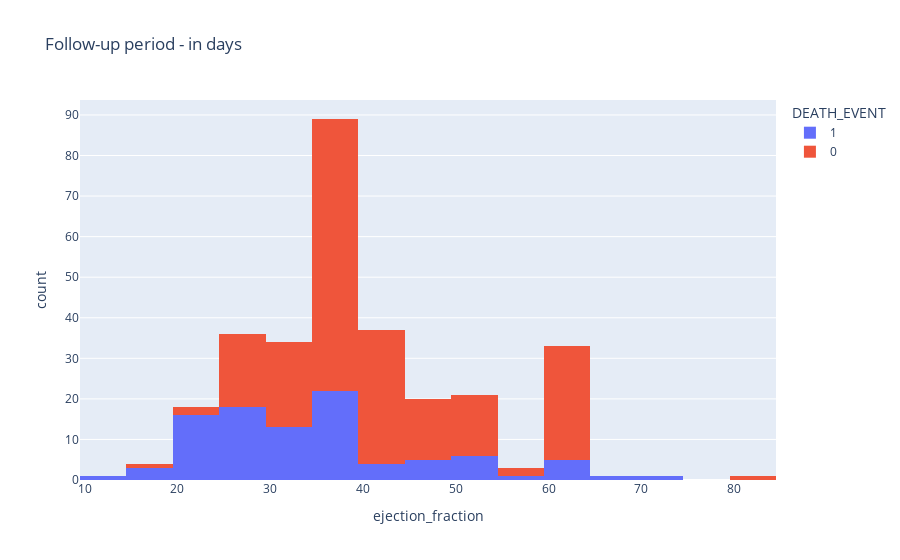

Notebook source saved alongside this figure:
### Code cell
px.histogram(heart_dataset, x = "ejection_fraction", color = "DEATH_EVENT", title = "Follow-up period - in days")

### Figure 1 — Plotly figure (JSON) as saved in the notebook; plotly's stock layout.template omitted (floating-point values rounded to 4 significant figures; data arrays with more than 128 entries replaced by an {"elided": "..."} marker saying what was removed)
{"data": [{"alignmentgroup": "True", "bingroup": "x", "hovertemplate": "DEATH_EVENT=1<br>ejection_fraction=%{x}<br>count=%{y}<extra></extra>", "legendgroup": "1", "marker": {"color": "#636efa", "pattern": {"shape": ""}}, "name": "1", "offsetgroup": "1", "orientation": "v", "showlegend": true, "type": "histogram", "x": [20, 38, 20, 20, 20, 40, 15, 60, 65, 35, 38, 25, 30, 38, 50, 38, 14, 25, 55, 30, 35, 30, 38, 40, 45, 38, 30, 38, 45, 35, 50, 35, 50, 50, 38, 20, 30, 45, 60, 38, 25, 38, 20, 30, 25, 20, 62, 50, 38, 30, 20, 20, 25, 40, 35, 20, 15, 25, 25, 25, 35, 20, 20, 25, 25, 25, 30, 60, 60, 38, 40, 17, 38, 25, 30, 45, 35, 30, 38, 20, 25, 25, 38, 25, 30, 50, 25, 20, 45, 30, 70, 20, 30, 25, 25, 20], "xaxis": "x", "yaxis": "y"}, {"alignmentgroup": "True", "bingroup": "x", "hovertemplate": "DEATH_EVENT=0<br>ejection_fraction=%{x}<br>count=%{y}<extra></extra>", "legendgroup": "0", "marker": {"color": "#EF553B", "pattern": {"shape": ""}}, "name": "0", "offsetgroup": "0", "orientation": "v", "showlegend": true, "type": "histogram", "x": {"elided": "203 int values"}, "xaxis": "x", "yaxis": "y"}], "layout": {"barmode": "relative", "legend": {"title": {"text": "DEATH_EVENT"}, "tracegroupgap": 0}, "title": {"text": "Follow-up period - in days"}, "xaxis": {"anchor": "y", "domain": [0, 1], "title": {"text": "ejection_fraction"}}, "yaxis": {"anchor": "x", "domain": [0, 1], "title": {"text": "count"}}}}
